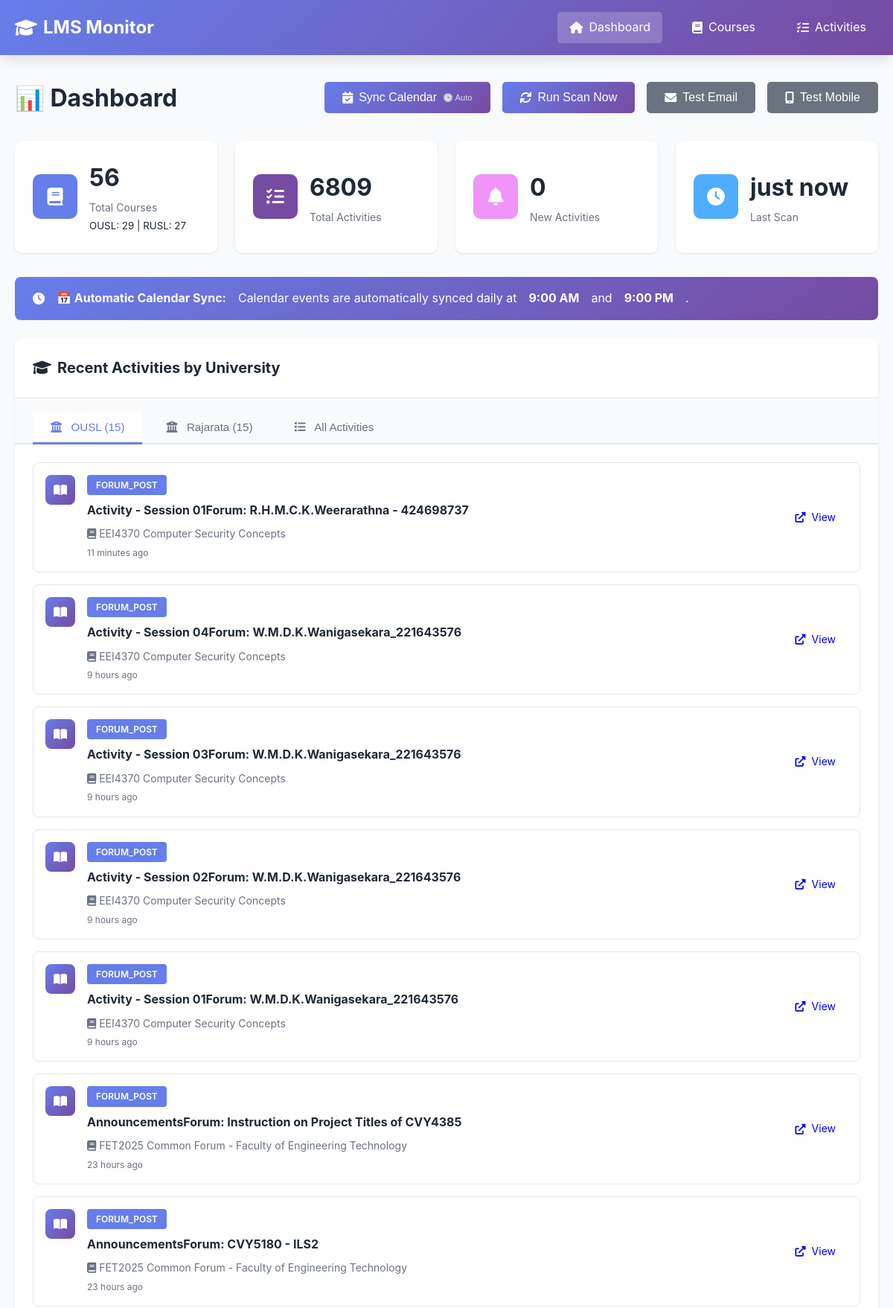
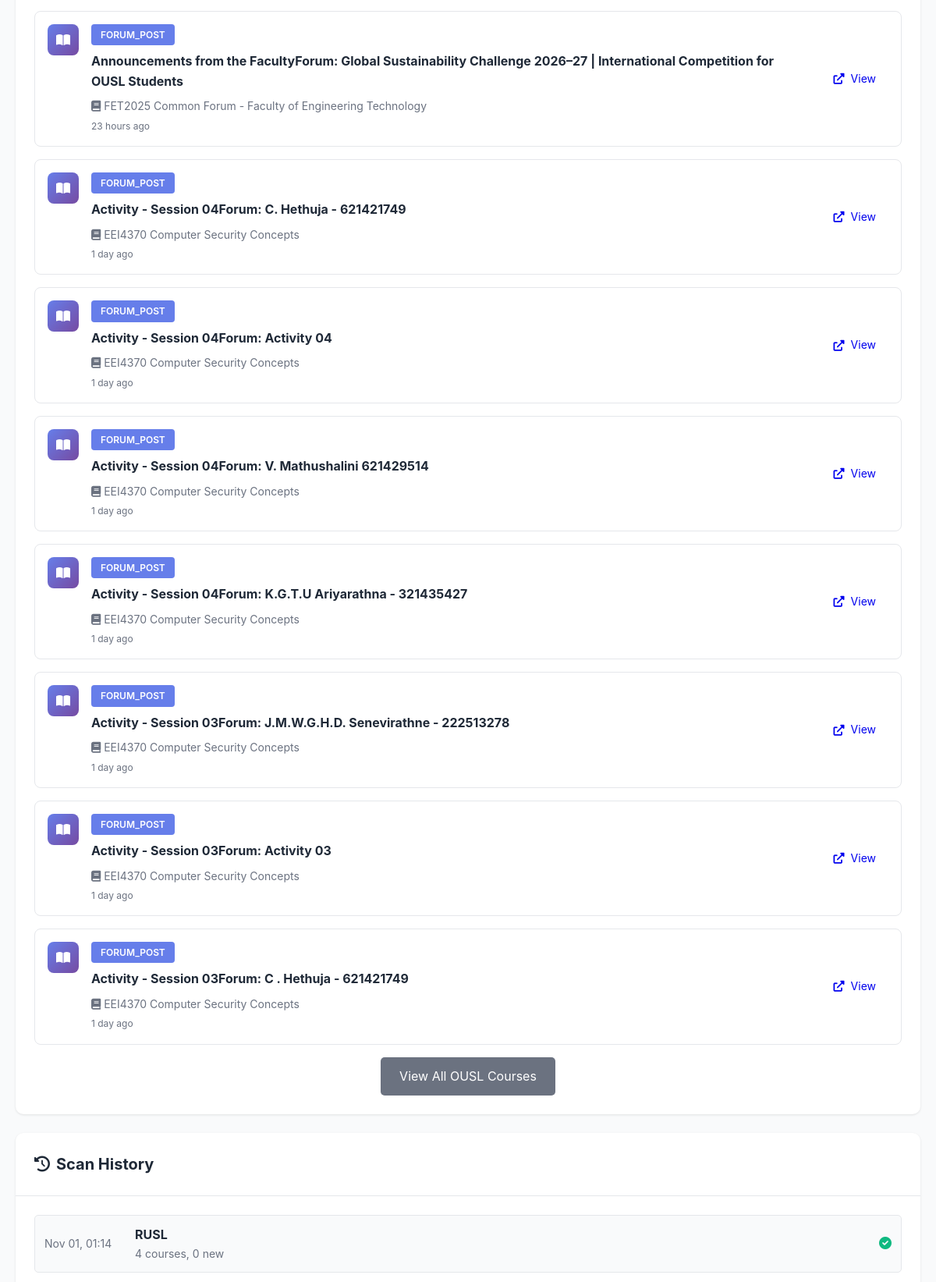
The page / (upper part) on the database its author committed (2 pictures, top to bottom).
### tables this page shows
CREATE TABLE scan_history (
                id INTEGER PRIMARY KEY AUTOINCREMENT,
                lms_name TEXT NOT NULL,
                scan_time TIMESTAMP DEFAULT CURRENT_TIMESTAMP,
                courses_found INTEGER,
                activities_found INTEGER,
                new_activities INTEGER,
                status TEXT,
                error_message TEXT
            );

CREATE TABLE courses (
                id INTEGER PRIMARY KEY AUTOINCREMENT,
                course_id TEXT UNIQUE NOT NULL,
                lms_name TEXT NOT NULL,
                course_name TEXT NOT NULL,
                course_url TEXT,
                first_seen TIMESTAMP DEFAULT CURRENT_TIMESTAMP,
                last_checked TIMESTAMP DEFAULT CURRENT_TIMESTAMP
            );

### app.py (the view, shortened to what this page needs)
@app.route('/')
def index():
    stats = db.get_stats()
    recent_activities = db.get_recent_activities(limit=20)
    scan_history = db.get_scan_history(limit=10)
    ousl_activities = db.get_activities_by_lms('OUSL', limit=15)
    rusl_activities = db.get_activities_by_lms('RUSL', limit=15)
    upcoming_deadlines = db.get_all_upcoming_deadlines(days_ahead=365)
    import re
    is_render = os.getenv('RENDER') is not None or os.getenv('RAILWAY_ENVIRONMENT') is not None
    return render_template('index.html',
                          stats=stats,
                          recent_activities=recent_activities,
                          ousl_activities=ousl_activities,
                          rusl_activities=rusl_activities,
                          upcoming_deadlines=upcoming_deadlines,
                          scan_history=scan_history,
                          is_render=is_render)

### app.py (called while the page is built)
@app.template_filter('datetime')
def format_datetime(value, format='%Y-%m-%d %H:%M:%S'):
    if value is None:
        return ''
    if isinstance(value, str):
        try:
            value = datetime.fromisoformat(value.replace('Z', '+00:00'))
        except:
            return value
    if value.tzinfo is None:
        from datetime import timezone
        value = value.replace(tzinfo=timezone.utc)
    from datetime import timezone, timedelta
    colombo_tz = timezone(timedelta(hours=5, minutes=30))
    local_time = value.astimezone(colombo_tz)
    return local_time.strftime(format)

### database.py (called while the page is built)
    def get_connection(self):
        return sqlite3.connect(self.db_path)

    def get_recent_activities(self, limit: int = 50) -> List[Dict[str, Any]]:
        conn = self.get_connection()
        cursor = conn.cursor()
        cursor.execute("""
            SELECT
                a.activity_id,
                a.activity_type,
                a.title,
                a.description,
                a.url,
                a.deadline,
                a.first_seen,
                a.is_new,
                c.course_name,
                c.lms_name
            FROM activities a
            JOIN courses c ON a.course_id = c.course_id
            ORDER BY a.first_seen DESC
            LIMIT ?
        """, (limit,))
        columns = [desc[0] for desc in cursor.description]
        activities = [dict(zip(columns, row)) for row in cursor.fetchall()]
        conn.close()
        return activities

    def get_activities_by_lms(self, lms_name: str, limit: int = 20) -> List[Dict[str, Any]]:
        conn = self.get_connection()
        cursor = conn.cursor()
        cursor.execute("""
            SELECT
                a.activity_id,
                a.activity_type,
                a.title,
                a.description,
                a.url,
                a.deadline,
                a.first_seen,
                a.is_new,
                c.course_name,
                c.lms_name
            FROM activities a
            JOIN courses c ON a.course_id = c.course_id
            WHERE c.lms_name = ?
            ORDER BY a.first_seen DESC
            LIMIT ?
        """, (lms_name, limit))
        columns = [desc[0] for desc in cursor.description]
        activities = [dict(zip(columns, row)) for row in cursor.fetchall()]
        conn.close()
        return activities

### templates/index.html (shortened to what this page needs)
{% extends "base.html" %}  {% block content %}
<div class="dashboard">
  <div class="page-header">
    <h1>📊 Dashboard</h1>
    <div class="actions">
      <button
        onclick="syncCalendar()"
        class="btn btn-primary"
        title="Auto-syncs daily at 9 AM & 9 PM"
      >
        <i class="fas fa-calendar-check"></i> Sync Calendar
        <span style="font-size: 0.7em; opacity: 0.8">🕒 Auto</span>
      </button>
      {% if is_render %}
      <button class="btn btn-secondary" disabled title="Scanning is automated via GitHub Actions (runs twice daily)">
        <i class="fas fa-sync"></i> Auto Scan (GitHub Actions)
      </button>
      {% else %}
      <button onclick="triggerScan()" class="btn btn-primary">
        <i class="fas fa-sync"></i> Run Scan Now
      </button>
      {% endif %}
      <button onclick="testEmail()" class="btn btn-secondary">
        <i class="fas fa-envelope"></i> Test Email
      </button>
      <button onclick="testNtfy()" class="btn btn-secondary">
        <i class="fas fa-mobile-alt"></i> Test Mobile
      </button>
    </div>
  </div>
  <div class="stats-grid">
    <div class="stat-card">
      <div class="stat-icon" style="background: #667eea">
        <i class="fas fa-book"></i>
      </div>
      <div class="stat-content">
        <h3>{{ stats.total_courses }}</h3>
        <p>Total Courses</p>
        <small
          >OUSL: {{ stats.ousl_courses }} | RUSL: {{ stats.rusl_courses
          }}</small
        >
      </div>
    </div>
    <div class="stat-card">
      <div class="stat-icon" style="background: #764ba2">
        <i class="fas fa-tasks"></i>
      </div>
      <div class="stat-content">
        <h3>{{ stats.total_activities }}</h3>
        <p>Total Activities</p>
      </div>
    </div>
    <div class="stat-card">
      <div class="stat-icon" style="background: #f093fb">
        <i class="fas fa-bell"></i>
      </div>
      <div class="stat-content">
        <h3 id="new-activities-count">{{ stats.new_activities }}</h3>
        <p>New Activities</p>
      </div>
    </div>
    <div class="stat-card">
      <div class="stat-icon" style="background: #4facfe">
        <i class="fas fa-clock"></i>
      </div>
      <div class="stat-content">
        <h3>
          {{ stats.last_scan_time|timeago if stats.last_scan_time else 'Never'
          }}
        </h3>
        <p>Last Scan</p>
      </div>
    </div>
  </div>
  <div
    class="alert alert-success"
    style="
      background: linear-gradient(135deg, #667eea 0%, #764ba2 100%);
      color: white;
      border: none;
    "
  >
    <i class="fas fa-clock"></i>
    <strong>📅 Automatic Calendar Sync:</strong> Calendar events are
    automatically synced daily at <strong>9:00 AM</strong> and
    <strong>9:00 PM</strong>.
  </div>
  <div class="card">
    <div class="card-header">
      <h2>
        <i class="fas fa-graduation-cap"></i> Recent Activities by University
      </h2>
    </div>
    <div class="tabs">
      <button class="tab-button active" onclick="openTab(event, 'ousl')">
        <i class="fas fa-university"></i> OUSL ({{ ousl_activities|length }})
      </button>
      <button class="tab-button" onclick="openTab(event, 'rusl')">
        <i class="fas fa-university"></i> Rajarata ({{ rusl_activities|length
        }})
      </button>
      <button class="tab-button" onclick="openTab(event, 'all')">
        <i class="fas fa-list"></i> All Activities
      </button>
    </div>
    <div id="ousl" class="tab-content active">
      <div class="card-body">
        {% if ousl_activities %}
        <div class="activity-list">
          {% for activity in ousl_activities %}
          <div class="activity-item {% if activity.is_new %}new{% endif %}">
            <div class="activity-icon">
              {% if activity.activity_type == 'assign' %}
              <i class="fas fa-file-alt"></i>
              {% elif activity.activity_type == 'quiz' %}
              <i class="fas fa-question-circle"></i>
              {% elif activity.activity_type == 'resource' %}
              <i class="fas fa-file"></i>
              {% elif activity.activity_type == 'forum' %}
              <i class="fas fa-comments"></i>
              {% else %}
              <i class="fas fa-book-open"></i>
              {% endif %}
            </div>
            <div class="activity-content">
              <div class="activity-header">
                <span class="activity-type">{{ activity.activity_type }}</span>
              </div>
              <h4>{{ activity.title }}</h4>
              <p class="activity-course">
                <i class="fas fa-book"></i> {{ activity.course_name }}
              </p>
              <p class="activity-time">{{ activity.first_seen|timeago }}</p>
            </div>
            {% if activity.url %}
            <a href="{{ activity.url }}" target="_blank" class="btn btn-small">
              <i class="fas fa-external-link-alt"></i> View
            </a>
            {% endif %}
          </div>
          {% endfor %}
        </div>
        <div style="text-align: center; margin-top: 1rem">
          <a href="/courses?lms=OUSL" class="btn btn-secondary"
            >View All OUSL Courses</a
          >
        </div>
        {% else %}
        <p class="empty-state">
          No OUSL activities found yet. Run a scan to get started!
        </p>
        {% endif %}
      </div>
    </div>
  </div>
  <div class="card">
    <div class="card-header">
      <h2><i class="fas fa-history"></i> Scan History</h2>
    </div>
    <div class="card-body">
      {% if scan_history %}
      <div class="scan-history">
        {% for scan in scan_history %}
        <div class="scan-item">
          <div class="scan-time">
            {{ scan.scan_time|datetime('%b %d, %H:%M') }}
          </div>
          <div class="scan-info">
            <strong>{{ scan.lms_name }}</strong>
            <span class="scan-stats">
              {{ scan.courses_found }} courses, {{ scan.new_activities }} new
            </span>
          </div>
          <div class="scan-status">
            {% if scan.status == 'success' %}
            <span class="status-success"
              ><i class="fas fa-check-circle"></i
            ></span>
            {% else %}
            <span class="status-error"
              ><i class="fas fa-times-circle"></i
            ></span>
            {% endif %}
          </div>
        </div>
        {% endfor %}
      </div>
      {% else %}
      <p class="empty-state">No scan history yet.</p>
      {% endif %}
    </div>
  </div>
</div>
{% endblock %}

### rows shown on the page
scan_history: last_scan_time "just now", scan_time "Nov 01, 01:14", lms_name "RUSL", courses_found "4", new_activities "0", status "success" (drawn)
courses: activity_type "FORUM_POST", title "Activity - Session 01Forum: R.H.M.C.K.Weerarathna - 424698737", course_name "EEI4370 Computer Security Concepts", first_seen "11 minutes ago", title "Activity - Session 04Forum: W.M.D.K.Wanigasekara_221643576", first_seen "9 hours ago", title "Activity - Session 03Forum: W.M.D.K.Wanigasekara_221643576", title "Activity - Session 02Forum: W.M.D.K.Wanigasekara_221643576", title "Activity - Session 01Forum: W.M.D.K.Wanigasekara_221643576", title "Activity - Session 04Forum: C. Hethuja - 621421749", first_seen "1 day ago", title "Activity - Session 04Forum: Activity 04", title "Activity - Session 04Forum: V. Mathushalini 621429514", title "Activity - Session 04Forum: K.G.T.U Ariyarathna - 321435427", title "Activity - Session 03Forum: J.M.W.G.H.D. Senevirathne - 222513278", title "Activity - Session 03Forum: Activity 03", title "Activity - Session 03Forum: C . Hethuja - 621421749"
courses: activity_type "FORUM_POST", title "AnnouncementsForum: Instruction on Project Titles of CVY4385", course_name "FET2025 Common Forum - Faculty of Engineering Technology", first_seen "23 hours ago", title "AnnouncementsForum: CVY5180 - ILS2", title "Announcements from the FacultyForum: Global Sustainability Challenge 2026–27 | International Competition for OUSL Students"

### other values the page prints
{{ stats.total_courses }} "56"
{{ stats.ousl_courses }} "29"
{{ stats.rusl_courses }} "27"
{{ stats.total_activities }} "6809"
{{ stats.new_activities }} "0"
{{ ousl_activities|length }} "15"
{{ rusl_activities|length }} "15"
